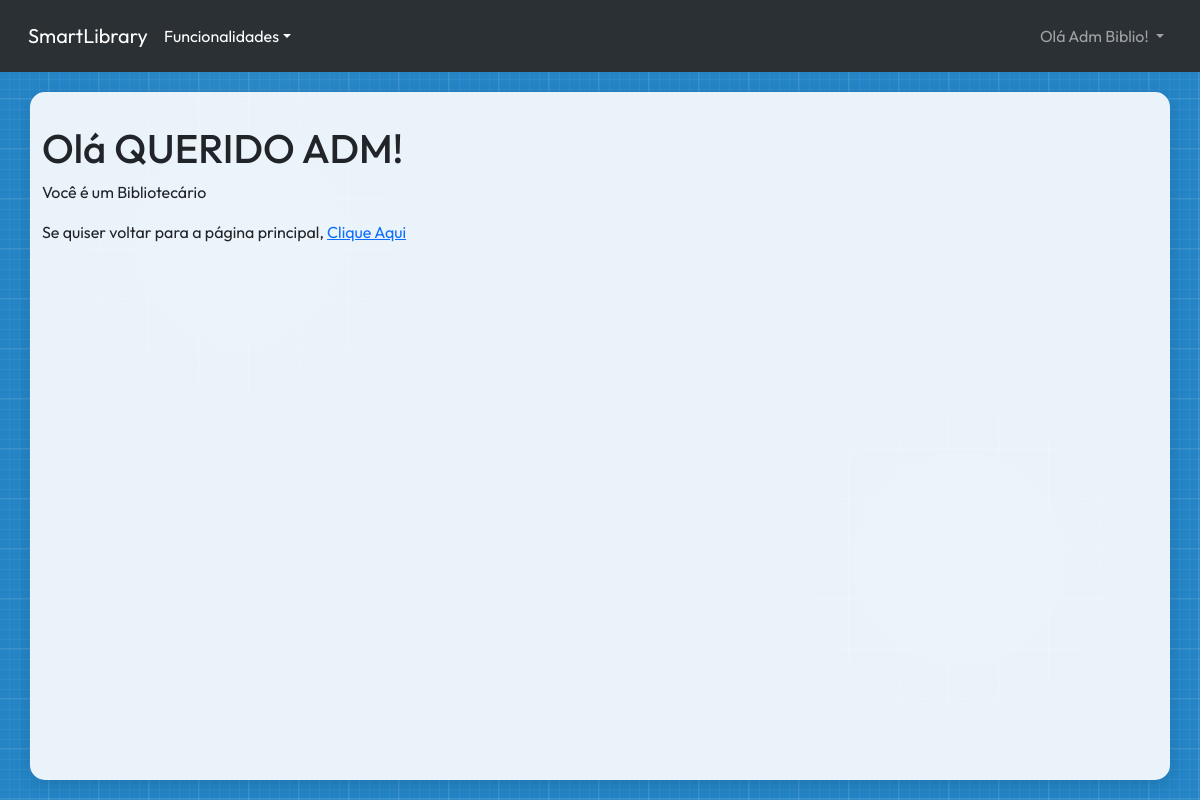
Page /user/account/ (signed in) on the committed database.
### user/models.py (models this page shows, shortened)
class User(AbstractUser):
    LEITOR = 0
    FUNCIONARIO = 1
    BIBLIOTECARIO = 2
    USERS_TYPES_LIST = [
        (LEITOR, "Leitor"),
        (FUNCIONARIO, "Funcionário"),
        (BIBLIOTECARIO, "Bibliotecário"),
    ]
    type_user = models.PositiveSmallIntegerField(
        choices=USERS_TYPES_LIST, default=LEITOR, verbose_name="Tipo de Usuário"
    )
    username = models.CharField(
        max_length=150,
        unique=True,
        verbose_name="Nome Completo",
        validators=[validate_name],
        help_text="Digite seu nome e sobrenome com letra maiúscula no começo",
    )
    cpf = models.CharField(
        max_length=11,
        unique=True,
        verbose_name="CPF",
        validators=[MinLengthValidator(11), validate_cpf],
        help_text="Não use pontos nem traços",
    )
    phone = models.CharField(
        max_length=11,
        verbose_name="Telefone",
        validators=[MinLengthValidator(10), validate_phone],
        help_text="Digite seu número de celular ou telefone fixo, adicione também seu DDD.",
    )
    cgm = models.CharField(
        max_length=10,
        blank=True,
        null=True,
        unique=True,
        verbose_name="CGM",
        validators=[validate_cgm],
        help_text="Código Geral de Matrícula (10 dígitos)",
    )
    USERNAME_FIELD = "username"
    REQUIRED_FIELDS = ["email", "phone", "cpf"]
    class Meta:
        verbose_name = "Usuário"
        verbose_name_plural = "Usuários"
        permissions = [
            ("gerenciar_catalogo", "Pode gerenciar o catálogo de livros"),
            ("gerenciar_emprestimos", "Pode gerenciar empréstimos e reservas"),
            ("gerenciar_usuarios", "Pode gerenciar cadastros de usuários"),
            ("visualizar_catalogo", "Pode visualizar o catálogo de livros"),
            ("acompanhar_emprestimos", "Pode acompanhar empréstimos e reservas"),
            ("realizar_emprestimos", "Pode realizar empréstimos e reservas"),
            ("editar_proprio_perfil", "Pode editar próprio perfil e senha"),
        ]
    def __str__(self):
        return self.username
    def get_tipo_usuario_display(self):
        for numero, label in self.USERS_TYPES_LIST:
            if numero == self.type_user:
                return label
        return 0

### user/views.py (the view)
# urls.py: path("account/", user_account, name="user_account"),
def user_account(request):
    if request.user.is_authenticated:
        return render(request, "user/user_account.html")
    else:
        return HttpResponseRedirect(reverse_lazy("user_list"))

### user/templates/user/user_account.html (shortened to what this page needs)
{% extends "base.html" %}
{% block main_content %}
    <h1>Olá {% if user.first_name %}{{user.first_name|upper}}{% else %}{{user}}{% endif %}!</h1>
    <p>Você é um {{user.get_tipo_usuario_display}}</p>
    <p>Se quiser voltar para a página principal, <a href="{% url 'home_page' %}">Clique Aqui</a></p>
{% endblock main_content %}

### user/templates/base.html (shortened to what this page needs)
<!DOCTYPE html>
<html lang="pt-br">
<head>
    <link href="https://cdn.jsdelivr.net/npm/bootstrap@5.3.6/dist/css/bootstrap.min.css" rel="stylesheet">
    <link rel="stylesheet" href="https://cdn.jsdelivr.net/npm/bootstrap-icons@1.13.1/font/bootstrap-icons.min.css">
    <link rel="stylesheet" href="https://cdnjs.cloudflare.com/ajax/libs/font-awesome/6.6.0/css/all.min.css">
</head>
<body>
    <nav class="navbar navbar-expand-sm bg-body-tertiary p-3" data-bs-theme="dark">
        <div class="container-fluid">
            <a class="navbar-brand" href="{% url "home_page" %}">SmartLibrary</a>
            <div class="collapse navbar-collapse" id="navbarNavDropdown">
                <ul class="navbar-nav flex-fill align-items-center">
                    {% if user.is_authenticated %}
                    <li class="nav-item dropdown">
                        <p class="dropdown-toggle text-white m-0" role="button" data-bs-toggle="dropdown" aria-expanded="false">Funcionalidades</p>
                    </li>
                    {% endif %}
                    {% if not user.is_authenticated %}
                        <li class="nav-item ms-auto">
                            <a class="nav-link active button-jump" href="{% url "user_login" %}"><i class="bi bi-person-circle"></i> Entrar</a>
                        </li>
                    {% else %}
                        <li class="nav-item dropdown ms-auto">
                            <a class="nav-link dropdown-toggle" href="#" role="button" data-bs-toggle="dropdown" aria-expanded="false">
                                Olá {{ user }}!
                            </a>
                        </li>
                    {% endif %}
                </ul>
            </div>
        </div>
    </nav>
    <main class="container">
        {% block main_content %}
        {% endblock main_content %}
    </main>
</body>
</html>

### rows in the picture
User: username "Adm Biblio", first_name "QUERIDO ADM", tipo_usuario "Bibliotecário"
